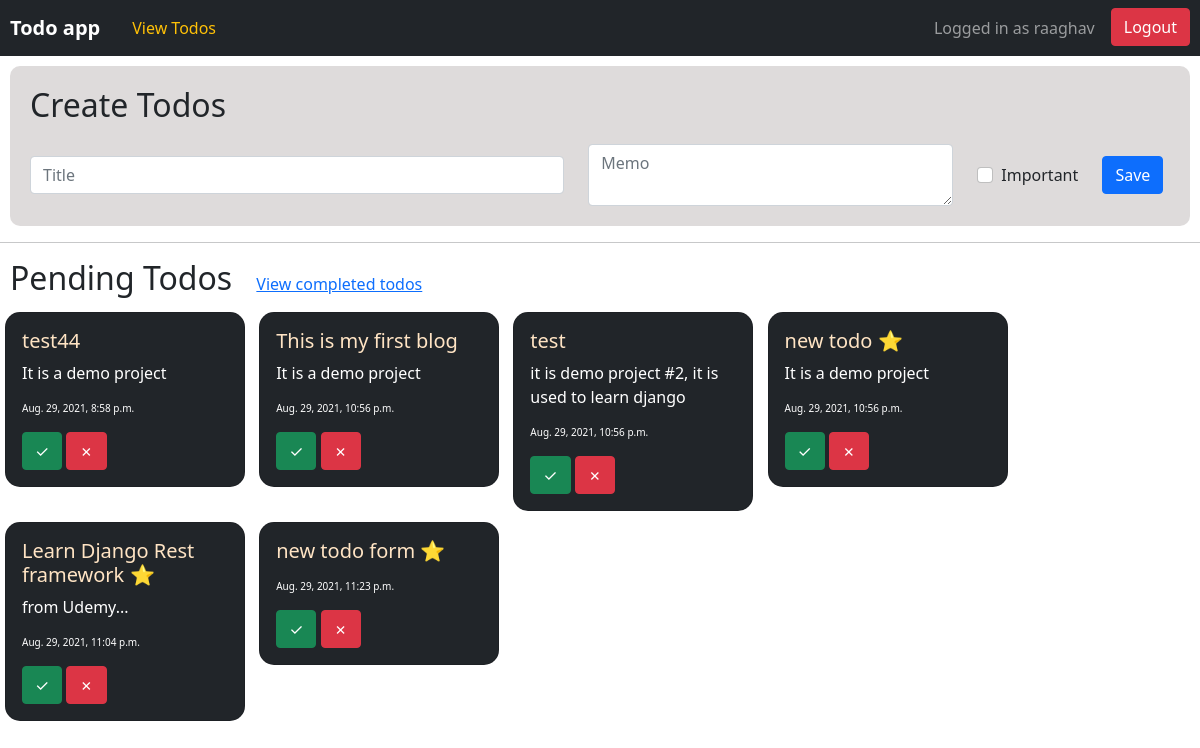
Page /todos/currenttodos (signed in) on the earlier database version.
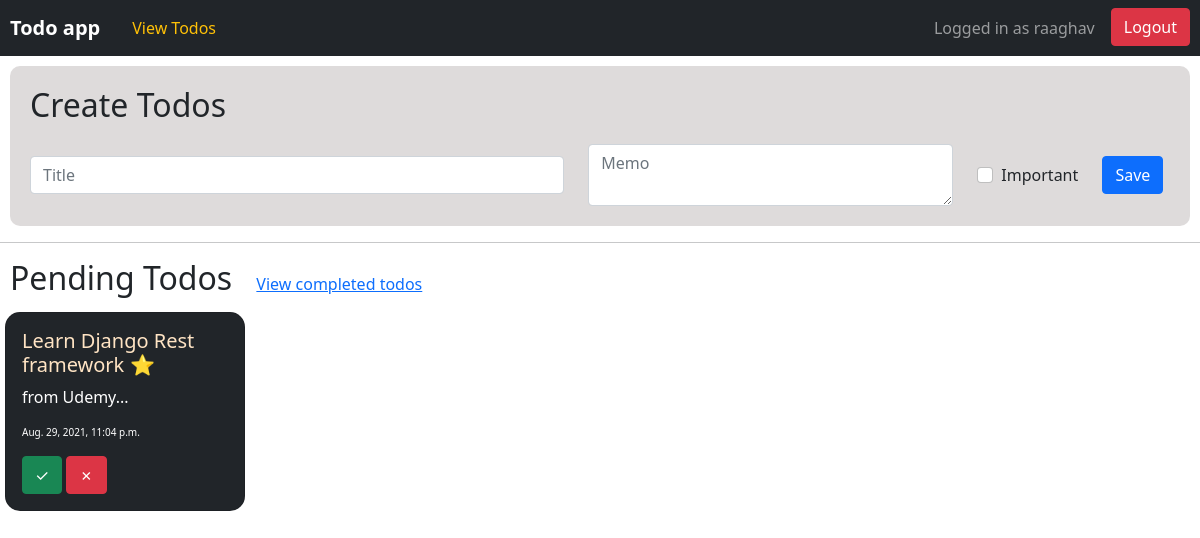
Same page on the later database version.
### todo/models.py (models this page shows, shortened)
class Todo(models.Model):
	title = models.CharField(max_length=100)
	description = models.TextField(max_length=300,blank=True)
	datecreated = models.DateTimeField(auto_now_add=True)
	datecompleted = models.DateTimeField(null=True, blank=True)
	important = models.BooleanField(default = False)
	user = models.ForeignKey(User, on_delete=models.CASCADE,)
	status = models.BooleanField(default = False)

### todo/views.py (the view, shortened to what this page needs)
# urls.py: path('todos/currenttodos', views.currenttodos, name='currenttodos'),
def currenttodos(request):
	if request.user.is_authenticated:
		if request.method == "GET":
			todos = Todo.objects.filter(user=request.user, status=False)
			return render(request, 'todo/todo.html', {'form':TodoForm(), 'todos':todos, 'pendingList':True})
	else:
		return render(request, 'todo/home.html', {'error':'Please login to view !'})

### todo/forms.py
class TodoForm(ModelForm):
	class Meta:
		model = Todo
		fields = ['title', 'description', 'important']

### todo/templates/todo/todo.html (shortened to what this page needs)
{% extends 'todo/base.html' %}
{% block content %}
<div class="form-group myform">
	<h2 class="formheadder">Create Todos</h2>
	<form method="POST">
		<div class="form-group createinput">
			<input type="text" name="title" class="form-control" id="title" placeholder="Title" size="50" required>
		</div>
		<div class="form-group createinput">
			<textarea name="description" class="form-control" id="description" placeholder="Memo" cols="35"></textarea>
		</div>
		<div class="form-group createinput form-check">
			<input type="checkbox" name="important" class="form-check-input" id="important">
			<label class="form-check-label" for="important">Important</label>
		</div>
		<button type="submit" class=" createinput btn btn-primary">Save</button>
	</form>
</div>
<hr>
	<div">
		{% if pendingList == False %}
		<h2 style="margin-left: 10px; display: inline-block;">Completed Todos</h2>
		<a style="margin-top: 10px; margin-left:20px; display: inline-block;" href="{% url 'currenttodos' %}">View current todos</a>
		{% else %}
		<h2 style="margin-left: 10px; display: inline-block;">Pending Todos</h2>
		<a style="margin-top: 10px; margin-left:20px; display: inline-block;" href="{% url 'completedtodos' %}">View completed todos</a>
		{% endif %}
	<br>
	<div>
		{% for todo in todos %}
		<div class="card bg-dark text-white " style="width: 15rem; margin:5px; border-radius: 15px; display: inline-block; vertical-align: text-top;">
			<div class="card-body">
			<a style="color: bisque;text-decoration: none;" class="text card-title" href="{% url 'viewtodo' todo.id %}"><h5 >{{ todo.title }} {% if todo.important %} ⭐ {% endif %}	</h5> </a>
			<p class="card-text">{{ todo.description|truncatechars:50 }}</p>
			{% if pendingList %}
			<p class="card-text" style="font-size: 10px">{{ todo.datecreated }}</p>
			<a class="btn btn-success" href="{% url 'completetodo' todo.id %}">&#10003</a>
			<a class="btn btn-danger" href="{% url 'deletetodo' todo.id 'current' %}">&#10007</a>
			{% else %}
			<p class="card-text" style="font-size: 15px">{{ todo.datecompleted }}</p>
			<a class="btn btn-danger" href="{% url 'deletetodo' todo.id 'complete' %}">&#10007</a>
			{% endif %}
		</div> </div>
		{% endfor %}
	</div>
{% endblock %}

Differences in the rows shown:
removed Todo: title "test44", description "It is a demo project", datecreated "Aug. 29, 2021, 8:58 p.m."
no longer on this page (row edited): Todo: title "This is my first blog", description "It is a demo project", datecreated "Aug. 29, 2021, 10:56 p.m."
no longer on this page (row edited): Todo: title "test", description "it is demo project #2, it is used to learn django", datecreated "Aug. 29, 2021, 10:56 p.m."
removed Todo: title "new todo", description "It is a demo project", datecreated "Aug. 29, 2021, 10:56 p.m."
removed Todo: title "new todo form", datecreated "Aug. 29, 2021, 11:23 p.m."
